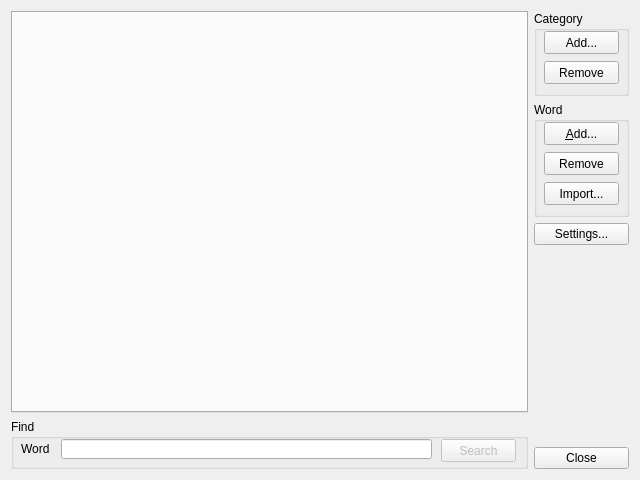
<?xml version="1.0" encoding="UTF-8"?>
<ui version="4.0">
 <class>qdVocabularyManager</class>
 <widget class="QDialog" name="qdVocabularyManager">
  <property name="geometry">
   <rect>
    <x>0</x>
    <y>0</y>
    <width>640</width>
    <height>480</height>
   </rect>
  </property>
  <property name="windowTitle">
   <string>Vocabulary Manager</string>
  </property>
  <layout class="QHBoxLayout" name="horizontalLayout">
   <item>
    <layout class="QVBoxLayout" name="verticalLayout_2">
     <item>
      <widget class="VocabularyTabWidget" name="vtwTabs">
       <property name="currentIndex">
        <number>-1</number>
       </property>
      </widget>
     </item>
     <item>
      <widget class="QGroupBox" name="groupBox_3">
       <property name="minimumSize">
        <size>
         <width>0</width>
         <height>50</height>
        </size>
       </property>
       <property name="title">
        <string>Find</string>
       </property>
       <widget class="QLineEdit" name="qleSearch">
        <property name="geometry">
         <rect>
          <x>50</x>
          <y>20</y>
          <width>371</width>
          <height>20</height>
         </rect>
        </property>
       </widget>
       <widget class="QLabel" name="label">
        <property name="geometry">
         <rect>
          <x>10</x>
          <y>23</y>
          <width>46</width>
          <height>13</height>
         </rect>
        </property>
        <property name="text">
         <string>Word</string>
        </property>
       </widget>
       <widget class="QPushButton" name="qpbSearch">
        <property name="enabled">
         <bool>false</bool>
        </property>
        <property name="geometry">
         <rect>
          <x>430</x>
          <y>20</y>
          <width>75</width>
          <height>23</height>
         </rect>
        </property>
        <property name="text">
         <string>Search</string>
        </property>
       </widget>
      </widget>
     </item>
    </layout>
   </item>
   <item>
    <layout class="QVBoxLayout" name="verticalLayout">
     <item>
      <widget class="QGroupBox" name="groupBox">
       <property name="minimumSize">
        <size>
         <width>95</width>
         <height>85</height>
        </size>
       </property>
       <property name="title">
        <string>Category</string>
       </property>
       <widget class="QPushButton" name="qpbCategoryAdd">
        <property name="geometry">
         <rect>
          <x>10</x>
          <y>20</y>
          <width>75</width>
          <height>23</height>
         </rect>
        </property>
        <property name="text">
         <string>Add...</string>
        </property>
       </widget>
       <widget class="QPushButton" name="qpbCategoryRemove">
        <property name="geometry">
         <rect>
          <x>10</x>
          <y>50</y>
          <width>75</width>
          <height>23</height>
         </rect>
        </property>
        <property name="text">
         <string>Remove</string>
        </property>
       </widget>
      </widget>
     </item>
     <item>
      <widget class="QGroupBox" name="groupBox_2">
       <property name="minimumSize">
        <size>
         <width>0</width>
         <height>115</height>
        </size>
       </property>
       <property name="title">
        <string>Word</string>
       </property>
       <widget class="QPushButton" name="qpbWordAdd">
        <property name="geometry">
         <rect>
          <x>10</x>
          <y>20</y>
          <width>75</width>
          <height>23</height>
         </rect>
        </property>
        <property name="text">
         <string>&amp;Add...</string>
        </property>
       </widget>
       <widget class="QPushButton" name="qpbWordRemove">
        <property name="geometry">
         <rect>
          <x>10</x>
          <y>50</y>
          <width>75</width>
          <height>23</height>
         </rect>
        </property>
        <property name="text">
         <string>Remove</string>
        </property>
       </widget>
       <widget class="QPushButton" name="qpbWordImport">
        <property name="geometry">
         <rect>
          <x>10</x>
          <y>80</y>
          <width>75</width>
          <height>23</height>
         </rect>
        </property>
        <property name="text">
         <string>Import...</string>
        </property>
       </widget>
      </widget>
     </item>
     <item>
      <widget class="QPushButton" name="qpbVocabularySettings">
       <property name="text">
        <string>Settings...</string>
       </property>
      </widget>
     </item>
     <item>
      <spacer name="verticalSpacer">
       <property name="orientation">
        <enum>Qt::Vertical</enum>
       </property>
       <property name="sizeHint" stdset="0">
        <size>
         <width>20</width>
         <height>40</height>
        </size>
       </property>
      </spacer>
     </item>
     <item>
      <widget class="QPushButton" name="qpbClose">
       <property name="text">
        <string>Close</string>
       </property>
      </widget>
     </item>
    </layout>
   </item>
  </layout>
 </widget>
 <customwidgets>
  <customwidget>
   <class>VocabularyTabWidget</class>
   <extends>QTabWidget</extends>
   <header>vocabularymanagerdialog/vocabularytabwidget.h</header>
   <container>1</container>
  </customwidget>
 </customwidgets>
 <resources/>
 <connections>
  <connection>
   <sender>qpbClose</sender>
   <signal>clicked()</signal>
   <receiver>qdVocabularyManager</receiver>
   <slot>accept()</slot>
   <hints>
    <hint type="sourcelabel">
     <x>278</x>
     <y>253</y>
    </hint>
    <hint type="destinationlabel">
     <x>96</x>
     <y>254</y>
    </hint>
   </hints>
  </connection>
 </connections>
</ui>
